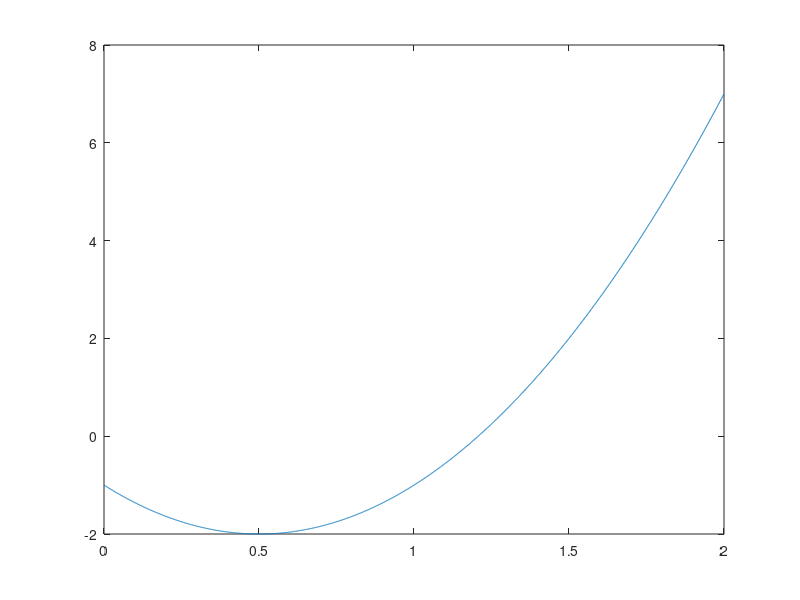

The MATLAB source for this figure: (Note: this script raises an error after producing the figure.)
close all;
clc;
x0=0;
x1=1;
x2=2;
y0=-1;
y1=-1;
y2=7;
x=0:0.001:2;
y=((x-x1).*(x-x2).*y0)./((x0-x1).*(x0-x2))+((x-x0).*(x-x2).*y1)./((x1-x0).*(x1-x2))+((x-x0).*(x-x1).*y2)./((x2-x1).*(x2-x0));
plot(x,y);
hold on
temp=y1-y0./(x1-x0);
y=fn3(x0,x1,x2,y0,y1,y2);
y=y0+(x-x0).*(temp)+(x-x0).*(x-x1).*(y);
plot(x,y);
legend('Quadratic Langrage Polynomial','Newtons Divided Difference');
hold off